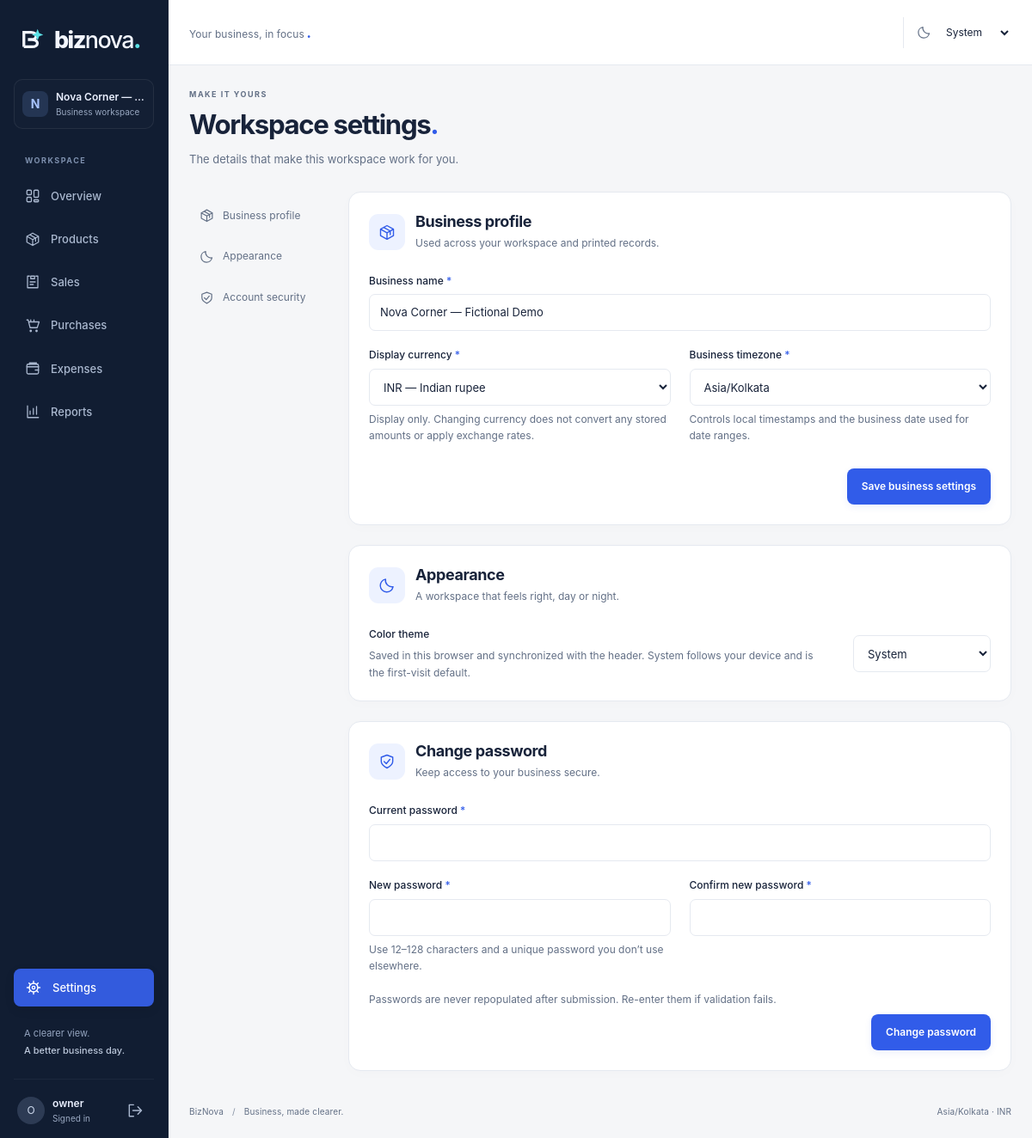
The app's page /settings (signed in) with its own data.
### app/models/settings.py (models this page shows, shortened)
class BusinessSettings(db.Model):
    __tablename__ = "business_settings"
    id = db.Column(db.Integer, primary_key=True)
    business_name = db.Column(db.String(120), nullable=False, default="BizNova")
    currency = db.Column(db.String(3), nullable=False, default="INR")
    timezone = db.Column(db.String(64), nullable=False, default="Asia/Kolkata")
    theme = db.Column(db.String(10), nullable=False, default="system")
    updated_at = db.Column(db.DateTime, nullable=False, default=utcnow, onupdate=utcnow)
    __table_args__ = (
        db.CheckConstraint("theme IN ('light', 'dark', 'system')", name="ck_settings_theme"),
        db.CheckConstraint("length(currency) = 3", name="ck_settings_currency"),
    )
    @classmethod
    def get(cls) -> "BusinessSettings":
        with db.session.no_autoflush:
            settings = db.session.get(cls, 1)
        return settings

### app/models/user.py (models this page shows, shortened)
class User(TimestampMixin, db.Model):
    __tablename__ = "users"
    id = db.Column(db.Integer, primary_key=True)
    username = db.Column(db.String(40), nullable=False, unique=True, index=True)
    display_name = db.Column(db.String(120), nullable=False)
    password_hash = db.Column(db.String(255), nullable=False)
    last_login_at = db.Column(db.DateTime, nullable=True)

### app/blueprints/settings.py (the view)
@bp.route("", methods=["GET", "POST"])
@login_required
def index():
    errors, status = {}, 200
    if request.method == "POST":
        _, errors, status = attempt(save_settings)
        if not errors:
            flash("Settings saved.", "success")
            return redirect("/settings", code=303)
        form = {key: value for key, value in request.form.items() if "password" not in key}
    else:
        form = {"business_name": g.business.business_name, "currency": g.business.currency, "timezone": g.business.timezone, "theme": g.business.theme}
    return render_template("settings.html", form=form, errors=errors, timezones=COMMON_TIMEZONES), status

### app/models/base.py (called while the page is built)
def utcnow() -> datetime:
    return datetime.now(timezone.utc).replace(tzinfo=None)

### app/security.py (called while the page is built)
def session_expired():
    if not session.get("user_id"):
        return False
    try:
        seen = datetime.fromisoformat(session["last_seen"])
        return utcnow() - seen > current_app.config["SESSION_IDLE_TIMEOUT"]
    except (KeyError, ValueError, TypeError):
        return True

def login_required(view):
    @wraps(view)
    def wrapped(*args, **kwargs):
        if not getattr(g, "user", None):
            return redirect(url_for("auth.login", next=request.full_path if request.method == "GET" else "/"))
        return view(*args, **kwargs)
    return wrapped

def credential_stamp(user):
    return hmac.new(current_app.secret_key.encode(), user.password_hash.encode(), hashlib.sha256).hexdigest()

def load_user():
    g.user = None
    if session_expired():
        session.clear()
    if session.get("user_id"):
        g.user = db.session.get(User, session["user_id"])
        if not g.user or not hmac.compare_digest(session.get("credential_stamp", ""), credential_stamp(g.user)):
            session.clear()
            g.user = None
        else:
            session["last_seen"] = utcnow().isoformat()

### app/services/clock.py (called while the page is built)
def coerce_zone(name: str | None) -> ZoneInfo:
    try:
        return ZoneInfo(name or DEFAULT_TZ)
    except (ZoneInfoNotFoundError, ValueError):
        return ZoneInfo(DEFAULT_TZ)

def business_now(tz_name: str | None = None) -> datetime:
    return datetime.now(coerce_zone(tz_name))

def business_today(tz_name: str | None = None) -> date:
    return business_now(tz_name).date()

### app/services/transactions.py (called while the page is built)
@event.listens_for(Session, "do_orm_execute")
def _remember_dml(execute_state):
    if execute_state.is_insert or execute_state.is_update or execute_state.is_delete:
        execute_state.session.info[_WRITTEN] = True

@event.listens_for(Session, "after_transaction_end")
def _forget_completed_write(session, transaction):
    if transaction.parent is None:
        session.info.pop(_WRITTEN, None)

### app/templates/settings.html (shortened to what this page needs)
{% extends 'base.html' %}
{% import '_ui.html' as ui with context %}
{% block content %}
<div class="page-heading"><div><p class="eyebrow">MAKE IT YOURS</p><h1>Workspace settings<span class="accent-dot">.</span></h1><p class="page-description">The details that make this workspace work for you.</p></div></div>
<div class="settings-layout"><nav class="settings-nav-list no-print" aria-label="Settings sections"><a href="#business-settings">{{ ui.icon('box') }}Business profile</a><a href="#appearance">{{ ui.icon('moon') }}Appearance</a><a href="#security">{{ ui.icon('shield') }}Account security</a></nav><div class="stack">
<section class="card form-card" id="business-settings"><div class="section-title"><span class="icon-tile">{{ ui.icon('box') }}</span><div><h2>Business profile</h2><p class="muted">Used across your workspace and printed records.</p></div></div><form method="post" action="/settings" data-async>{{ ui.csrf() }}<input type="hidden" name="action" value="business">{{ ui.input('business_name', 'Business name', required=true, maxlength=120, value=form.get('business_name', business.business_name), autocomplete='organization') }}<div class="form-grid"><div class="field"><label for="currency">Display currency <span class="required" aria-hidden="true">*</span></label><select id="currency" name="currency" required {{ ui.error_attrs('currency', true) }}>{% for code,label in [('INR','INR — Indian rupee'),('USD','USD — US dollar'),('EUR','EUR — Euro'),('GBP','GBP — British pound')] %}<option value="{{ code }}" {% if form.get('currency',business.currency) == code %}selected{% endif %}>{{ label }}</option>{% endfor %}</select><p class="hint" id="currency-hint">Display only. Changing currency does not convert any stored amounts or apply exchange rates.</p>{{ ui.error('currency') }}</div><div class="field"><label for="timezone">Business timezone <span class="required" aria-hidden="true">*</span></label><select name="timezone" id="timezone" required {{ ui.error_attrs('timezone', true) }}>{% set selected_tz = form.get('timezone',business.timezone) %}{% for timezone in timezones %}<option value="{{ timezone }}" {% if selected_tz == timezone %}selected{% endif %}>{{ timezone|replace('_',' ') }}</option>{% endfor %}{% if selected_tz not in timezones %}<option value="{{ selected_tz }}" selected>{{ selected_tz }}</option>{% endif %}</select><p class="hint" id="timezone-hint">Controls local timestamps and the business date used for date ranges.</p>{{ ui.error('timezone') }}</div></div><input type="hidden" name="theme" value="{{ business.theme or 'system' }}" data-theme-value><div class="form-actions"><button class="btn btn-primary" type="submit" data-loading-label="Saving settings…">Save business settings</button></div></form></section>
<section class="card form-card" id="appearance"><div class="section-title"><span class="icon-tile">{{ ui.icon('moon') }}</span><div><h2>Appearance</h2><p class="muted">A workspace that feels right, day or night.</p></div></div><div class="appearance-row"><div><label class="field-label" for="settings-theme">Color theme</label><p class="hint">Saved in this browser and synchronized with the header. System follows your device and is the first-visit default.</p></div><select id="settings-theme" data-theme-select><option value="light">Light</option><option value="dark">Dark</option><option value="system" selected>System</option></select></div><noscript><p class="hint">Enable JavaScript to change and remember your theme.</p></noscript></section>
<section class="card form-card" id="security"><div class="section-title"><span class="icon-tile">{{ ui.icon('shield') }}</span><div><h2>Change password</h2><p class="muted">Keep access to your business secure.</p></div></div><form method="post" action="/settings" data-sensitive-form>{{ ui.csrf() }}<input type="hidden" name="action" value="password">{{ ui.input('old_password', 'Current password', type='password', required=true, value='', autocomplete='current-password') }}<div class="form-grid">{{ ui.input('password', 'New password', type='password', required=true, value='', autocomplete='new-password', minlength=12, maxlength=128, hint='Use 12–128 characters and a unique password you don’t use elsewhere.') }}{{ ui.input('confirm_password', 'Confirm new password', type='password', required=true, value='', autocomplete='new-password') }}</div><p class="hint">Passwords are never repopulated after submission. Re-enter them if validation fails.</p><div class="form-actions"><button class="btn btn-primary" type="submit">Change password</button></div></form></section>
</div></div>
{% endblock %}

### app/templates/base.html (shortened to what this page needs)
<!doctype html>
<html lang="en" data-theme="light">
<head>
  <link rel="stylesheet" href="{{ url_for('static', filename='css/app.css') }}">
</head>
{% import '_ui.html' as ui with context %}
<body class="{% if not current_user %}auth-layout{% endif %}" data-currency="{{ business.currency if business else 'INR' }}">
{% if current_user %}
<aside class="sidebar no-print" id="sidebar" aria-label="Workspace navigation">
  <div class="sidebar-brand"><a class="brand" href="/" aria-label="BizNova home"><svg class="brand-mark" width="32" height="32" viewBox="0 0 32 32" fill="none" aria-hidden="true"><path d="M4 25V7h9c8 0 8 9 1 9H9m5 0c9 0 9 9 0 9H4" stroke="currentColor" stroke-width="3.5"/><path d="m21 3 2 5 5 2-5 2-2 5-2-5-5-2 5-2 2-5Z" fill="#5CE1E6"/></svg><span>biz<span class="brand-nova">nova</span><span class="brand-period">.</span></span></a><button class="icon-button mobile-only js-only" type="button" data-close-drawer aria-label="Close navigation">{{ ui.icon('close') }}</button></div>
  <div class="workspace-label"><span class="workspace-avatar">{{ (business.business_name or 'B')[:1]|upper }}</span><div><strong>{{ business.business_name }}</strong><small>Business workspace</small></div></div>
  <p class="nav-caption">WORKSPACE</p>
  <nav class="main-nav" aria-label="Main">
  {% for href, label, icon in [('/', 'Overview', 'dashboard'), ('/products', 'Products', 'box'), ('/sales', 'Sales', 'sale'), ('/purchases', 'Purchases', 'purchase'), ('/expenses', 'Expenses', 'expense'), ('/reports', 'Reports', 'report')] %}
  {% set active = request.path == href if href == '/' else request.path.startswith(href) %}<a href="{{ href }}" aria-label="{{ label }}" >{{ ui.icon(icon) }}<span>{{ label }}</span></a>
  {% endfor %}
  </nav>
  <div class="sidebar-bottom"><a class="settings-nav {% if request.path == '/settings' %}active{% endif %}" href="/settings" {% if request.path == '/settings' %}aria-current="page"{% endif %}>{{ ui.icon('settings') }}Settings</a><div class="sidebar-note">A clearer view.<br><strong>A better business day.</strong></div><div class="account-row"><span class="user-avatar">{{ current_user.username[:1]|upper }}</span><div><strong>{{ current_user.username }}</strong><small>Signed in</small></div><form method="post" action="/auth/logout">{{ ui.csrf() }}<button class="icon-button" type="submit" aria-label="Sign out" title="Sign out">{{ ui.icon('logout') }}</button></form></div></div>
</aside>
{% endif %}
<div class="app-shell" id="app-shell">
  <header class="topbar no-print">
    <div class="topbar-start">{% if current_user %}<span class="topbar-workspace">Your business, in focus<span class="accent-dot">.</span></span>{% else %}<a class="brand brand-compact" href="/">biz<span class="brand-nova">nova</span><span class="brand-period">.</span></a>{% endif %}</div>
    <div class="topbar-actions"><div class="theme-control">{{ ui.icon('moon') }}<select id="header-theme" data-theme-select aria-label="Color theme"><option value="system" selected>System</option></select></div></div>
  </header>
  <main id="main-content" class="main-content" tabindex="-1">
    {% block content %}{% endblock %}
    {% if current_user %}<footer class="page-footer"><span>BizNova <span class="footer-divider">/</span> Business, made clearer.</span><span>{{ business.timezone }} · {{ business.currency }}</span></footer>{% endif %}
  </main>
</div>
</body>
</html>

### app/templates/_ui.html (shortened to what this page needs)
{% macro icon(name, cls='') -%}
<svg class="icon {{ cls }}" width="20" height="20" viewBox="0 0 24 24" fill="none" stroke="currentColor" stroke-width="1.7" stroke-linecap="round" stroke-linejoin="round" aria-hidden="true">
{% if name == 'dashboard' %}<rect x="3" y="3" width="7" height="7" rx="1.5"/><rect x="14" y="3" width="7" height="11" rx="1.5"/><rect x="3" y="14" width="7" height="7" rx="1.5"/><rect x="14" y="18" width="7" height="3" rx="1"/>
{% elif name == 'box' %}<path d="m12 3 9 5v9l-9 5-9-5V8l9-5Z M3 8l9 5 9-5 M12 13v9 M7.5 5.5l9 5v5"/>
{% elif name == 'sale' %}<path d="M7 3H4v18h16V3h-3 M9 3h6v4H9z M8 12h8 M8 16h5"/>
{% elif name == 'purchase' %}<path d="M3 3h2l3 12h11l3-9H6 M9 6V3 M14 6V3"/><circle cx="9" cy="20" r="1"/><circle cx="18" cy="20" r="1"/>
{% elif name == 'expense' %}<rect x="3" y="5" width="18" height="15" rx="2"/><path d="M3 9h18 M16 14h5 M7 5V3h11"/>
{% elif name == 'report' %}<path d="M4 3v18h17 M8 16v-5 M13 16V7 M18 16V4"/>
{% elif name == 'settings' %}<path d="M12 3v3 M12 18v3 M3 12h3 M18 12h3 M5.6 5.6l2.1 2.1 M16.3 16.3l2.1 2.1 M5.6 18.4l2.1-2.1 M16.3 7.7l2.1-2.1"/><circle cx="12" cy="12" r="6"/><circle cx="12" cy="12" r="2"/>
{% elif name == 'plus' %}<path d="M12 5v14 M5 12h14"/>
{% elif name == 'arrow' %}<path d="M5 12h14 M14 6l6 6-6 6"/>
{% elif name == 'back' %}<path d="M19 12H5 M10 6l-6 6 6 6"/>
{% elif name == 'up' %}<path d="m5 16 6-6 4 4 6-9 M15 5h6v6"/>
{% elif name == 'down' %}<path d="m5 8 6 6 4-4 6 9 M15 19h6v-6"/>
{% elif name == 'search' %}<circle cx="10.5" cy="10.5" r="6.5"/><path d="m16 16 5 5"/>
{% elif name == 'check' %}<path d="m5 12 4 4L19 6"/>
{% elif name == 'alert' %}<path d="m12 3 10 18H2L12 3Z M12 9v5 M12 17h.01"/>
{% elif name == 'close' %}<path d="m6 6 12 12 M6 18 18 6"/>
{% elif name == 'menu' %}<path d="M4 6h16 M4 12h16 M4 18h16"/>
{% elif name == 'logout' %}<path d="M10 4H4v16h6 M9 12h12 M16 7l5 5-5 5"/>
{% elif name == 'download' %}<path d="M12 3v12 M7 10l5 5 5-5 M4 16v5h16v-5"/>
{% elif name == 'print' %}<path d="M7 8V3h10v5 M7 17H3V8h18v9h-4 M7 14h10v7H7z M17 11h.01"/>
{% elif name == 'moon' %}<path d="M20.5 14A9 9 0 0 1 10 3.5 9 9 0 1 0 20.5 14Z"/>
{% elif name == 'calendar' %}<rect x="3" y="5" width="18" height="16" rx="2"/><path d="M7 3v4 M17 3v4 M3 11h18 M8 15h2 M14 15h2"/>
{% elif name == 'edit' %}<path d="m15 4 5 5 M4 20l5-1L21 7l-5-5L4 14v6Z"/>
{% elif name == 'shield' %}<path d="m12 3 8 3v6c0 5-8 9-8 9s-8-4-8-9V6l8-3Z m-4 9 3 3 5-6"/>
{% else %}<circle cx="12" cy="12" r="9"/><path d="M12 11v6 M12 7h.01"/>{% endif %}
</svg>
{%- endmacro %}
{% macro field_id(name) -%}{{ name|replace('[','-')|replace(']','')|replace('.','-') }}{%- endmacro %}
{% macro error_attrs(name, hint=false) -%}
{% if (errors|default({})).get(name) %}aria-invalid="true" aria-describedby="{{ field_id(name) }}-error{% if hint %} {{ field_id(name) }}-hint{% endif %}"{% elif hint %}aria-describedby="{{ field_id(name) }}-hint"{% endif %}
{%- endmacro %}
{% macro input(name, label, type='text', required=false, value=none, hint='', placeholder='', maxlength=none, min=none, max=none, step=none, autocomplete=none, inputmode=none, error_key=none, list=none, minlength=none) -%}
{% set key = error_key or name %}
<div class="field">
<label for="{{ field_id(key) }}">{{ label }}{% if required %} <span class="required" aria-hidden="true">*</span>{% endif %}</label>
<input id="{{ field_id(key) }}" name="{{ name }}" type="{{ type }}" value="{{ (form|default({})).get(name, '') if value is none else value }}" {% if required %}required{% endif %}  {% if maxlength is not none %}maxlength="{{ maxlength }}"{% endif %} {% if minlength is not none %}minlength="{{ minlength }}"{% endif %}    {% if autocomplete %}autocomplete="{{ autocomplete }}"{% endif %}   {{ error_attrs(key, hint) }}>
{% if hint %}<p class="hint" id="{{ field_id(key) }}-hint">{{ hint }}</p>{% endif %}{{ error(key) }}
</div>
{%- endmacro %}

### records on screen
BusinessSettings: business_name "N", business_name "Nova Corner —…", business_name "Nova Corner — Fictional Demo", currency "INR — Indian rupee", timezone "Asia/Kolkata", currency "INR"
User: username "O", username "owner"

### other values on screen
{{ label }} "Overview" "Products" "Sales" "Purchases" "Expenses" "Reports"
{{ label }} "Business name Current password New password Confirm new password"
{{ hint }} "Use 12–128 characters and a unique password you don’t use elsewhere."
